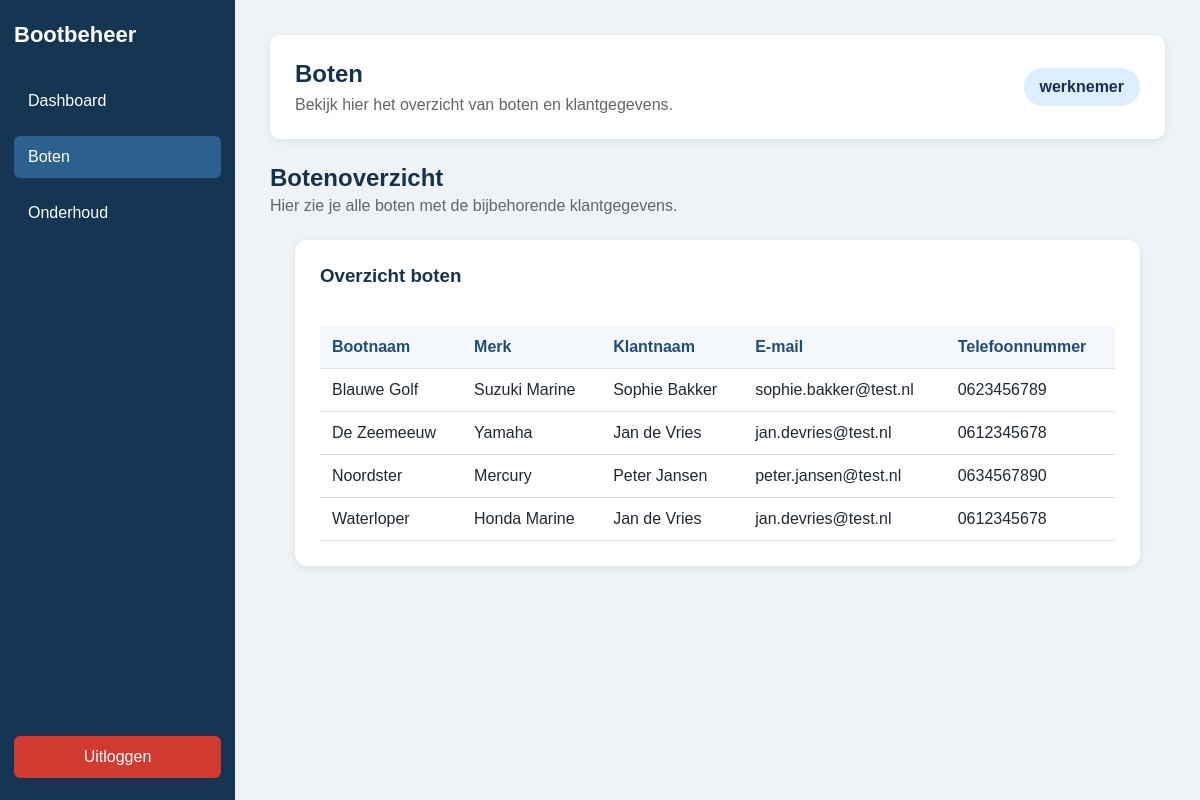
The app's page /boten.php (signed in) with its own data.
### tables this page shows
CREATE TABLE boot (
    boot_id INT AUTO_INCREMENT PRIMARY KEY,
    klant_id INT NOT NULL,
    naam VARCHAR(100) NOT NULL,
    merk VARCHAR(100) NOT NULL,

    CONSTRAINT fk_boot_klant
    FOREIGN KEY (klant_id)
    REFERENCES klant(klant_id)
    ON DELETE RESTRICT
    ON UPDATE CASCADE
);

CREATE TABLE klant (
    klant_id INT AUTO_INCREMENT PRIMARY KEY,
    naam VARCHAR(100) NOT NULL,
    email VARCHAR(150) NOT NULL,
    telefoonnummer VARCHAR(20) NOT NULL
);

### app/Models/Boot.php (called while the page is built, shortened)
<?php
class Boot
{
    private $pdo;
    public function __construct($pdo)
    {
        $this->pdo = $pdo;
    }
    public function getAllWithKlant()
    {
        $stmt = $this->pdo->prepare("
            SELECT
                b.boot_id,
                b.naam AS bootnaam,
                b.merk,
                k.naam AS klantnaam,
                k.email,
                k.telefoonnummer
            FROM boot b
            INNER JOIN klant k ON b.klant_id = k.klant_id
            ORDER BY b.naam ASC
        ");
        $stmt->execute();
        return $stmt->fetchAll(PDO::FETCH_ASSOC);
    }
}

### public/boten.php (the view, shortened to what this page needs)
<?php
require_once '../config/database.php';
require_once '../app/Models/Boot.php';
$currentPage = 'boten';
$database = new Database();
$pdo = $database->connect();
$bootModel = new Boot($pdo);
$boten = $bootModel->getAllWithKlant();
?>
<!DOCTYPE html>
<html lang="nl">
<head>
    <link rel="stylesheet" href="assets/css/style.css">
</head>
<body>
<div class="app-layout">
    <?php require_once '../app/Views/layouts/sidebar.php'; ?>
    <main class="main-content">
        <section class="topbar">
            <div>
                <h1>Boten</h1>
                <p>Bekijk hier het overzicht van boten en klantgegevens.</p>
            </div>
            <span class="role-badge">
                <?= htmlspecialchars($rol); ?>
            </span>
        </section>
        <section class="dashboard-intro">
            <h2>Botenoverzicht</h2>
            <p>Hier zie je alle boten met de bijbehorende klantgegevens.</p>
        </section>
        <section class="content-card">
            <div class="card-header">
                <h3>Overzicht boten</h3>
            </div>
            <table class="data-table">
                <thead>
                    <tr>
                        <th>Bootnaam</th>
                        <th>Merk</th>
                        <th>Klantnaam</th>
                        <th>E-mail</th>
                        <th>Telefoonnummer</th>
                    </tr>
                </thead>
                <tbody>
                    <?php if (empty($boten)): ?>
                        <tr>
                            <td colspan="<?= $rol === 'beheerder' ? '6' : '5'; ?>">
                                Er zijn nog geen boten gevonden.
                            </td>
                        </tr>
                    <?php else: ?>
                        <?php foreach ($boten as $boot): ?>
                            <tr>
                                <td><?= htmlspecialchars($boot['bootnaam']); ?></td>
                                <td><?= htmlspecialchars($boot['merk']); ?></td>
                                <td><?= htmlspecialchars($boot['klantnaam']); ?></td>
                                <td><?= htmlspecialchars($boot['email']); ?></td>
                                <td><?= htmlspecialchars($boot['telefoonnummer']); ?></td>
                            </tr>
                        <?php endforeach; ?>
                    <?php endif; ?>
                </tbody>
            </table>
        </section>
    </main>
</div>
</body>
</html>

### app/Views/layouts/sidebar.php (shortened to what this page needs)
<?php
$rol = $_SESSION['rol'] ?? '';
$currentPage = $currentPage ?? '';
?>
<aside class="sidebar">
    <h2>Bootbeheer</h2>
    <nav>
        <a href="dashboard.php" class="<?= $currentPage === 'dashboard' ? 'active' : ''; ?>">
            Dashboard
        </a>
        <a href="boten.php" class="<?= $currentPage === 'boten' ? 'active' : ''; ?>">
            Boten
        </a>
        <a href="onderhoud.php" class="<?= $currentPage === 'onderhoud' ? 'active' : ''; ?>">
            Onderhoud
        </a>
    </nav>
    <a href="logout.php" class="logout-link">Uitloggen</a>
</aside>

### public/assets/css/style.css (style rules this page uses)
* { box-sizing: border-box; }
body { margin: 0; font-family: Arial, sans-serif; background-color: #eef3f8; color: #1f2933; }
.app-layout { display: flex; min-height: 100vh; }
.sidebar { width: 235px; min-height: 100vh; background-color: #143653; color: white; padding: 22px 14px; display: flex; flex-direction: column; }
.sidebar h2 { margin: 0 0 32px 0; font-size: 22px; color: white; }
.sidebar nav { display: flex; flex-direction: column; gap: 14px; }
.sidebar nav a { color: white; text-decoration: none; padding: 12px 14px; border-radius: 6px; display: block; }
.sidebar nav a:hover, .sidebar nav a.active { background-color: #2c618f; }
.logout-link { margin-top: auto; background-color: #d13a2f; color: white !important; text-decoration: none; text-align: center; padding: 12px 14px; border-radius: 6px; display: block; font-weight: 500; }
.main-content { flex: 1; padding: 35px; }
.topbar { background-color: white; padding: 25px; border-radius: 10px; display: flex; justify-content: space-between; align-items: center; margin-bottom: 25px; box-shadow: 0 2px 8px rgba(0, 0, 0, 0.08); }
.topbar h1 { margin: 0 0 8px 0; color: #17324d; }
.topbar p { margin: 0; color: #666; }
.role-badge { background-color: #dceeff; color: #17324d; padding: 10px 16px; border-radius: 20px; font-weight: bold; }
.dashboard-intro { margin-bottom: 20px; }
.dashboard-intro h2 { margin-bottom: 5px; color: #17324d; }
.dashboard-intro p { margin-top: 0; color: #666; }
.content-card { background-color: white; padding: 25px; border-radius: 10px; box-shadow: 0 2px 8px rgba(0, 0, 0, 0.08); }
.content-card h3 { margin-top: 0; color: #17324d; }
.card-header { display: flex; justify-content: space-between; align-items: center; margin-bottom: 20px; }
.data-table { width: 100%; border-collapse: collapse; margin-top: 10px; }
.data-table th, .data-table td { padding: 12px; border-bottom: 1px solid #ddd; text-align: left; }
.data-table th { background-color: #f4f7fb; color: #1f4e79; }
.content-card { background-color: #ffffff; padding: 25px; border-radius: 12px; box-shadow: 0 2px 8px rgba(0, 0, 0, 0.08); margin: 25px; }

### records on screen
boot: naam "Blauwe Golf", merk "Suzuki Marine", klant.naam "Sophie Bakker", klant.email "sophie.bakker@test.nl", klant.telefoonnummer "0623456789"
boot: naam "De Zeemeeuw", merk "Yamaha", klant.naam "Jan de Vries", klant.email "jan.devries@test.nl", klant.telefoonnummer "0612345678"
boot: naam "Noordster", merk "Mercury", klant.naam "Peter Jansen", klant.email "peter.jansen@test.nl", klant.telefoonnummer "0634567890"
boot: naam "Waterloper", merk "Honda Marine", klant.naam "Jan de Vries", klant.email "jan.devries@test.nl", klant.telefoonnummer "0612345678"

### other values on screen
$rol "werknemer"
